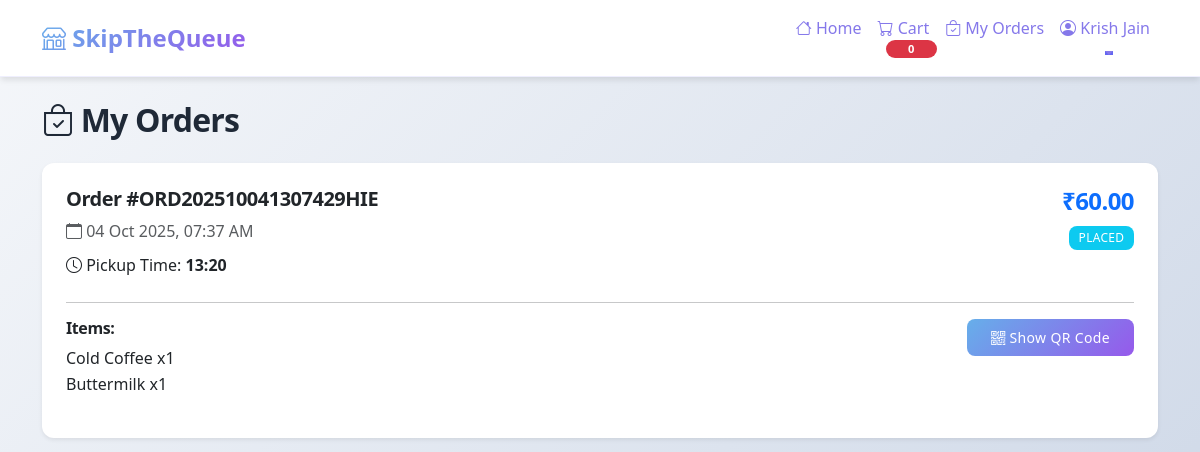
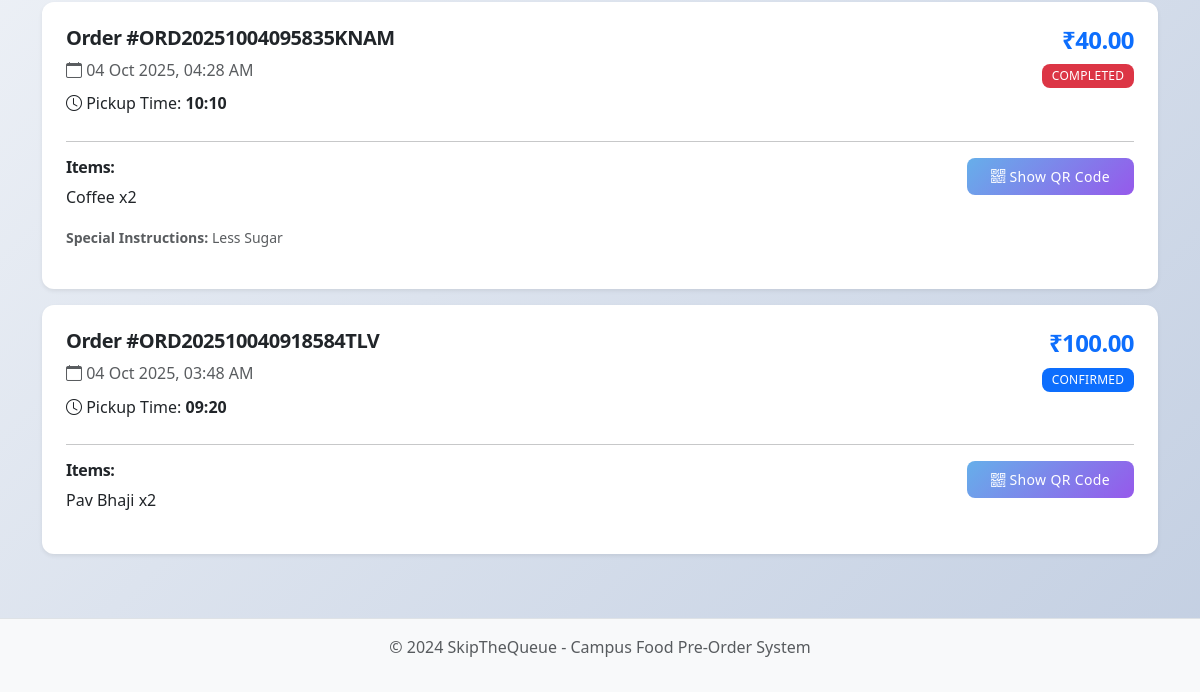
Page /student/my-orders (signed in) on the earlier database version (2 pictures, top to bottom).
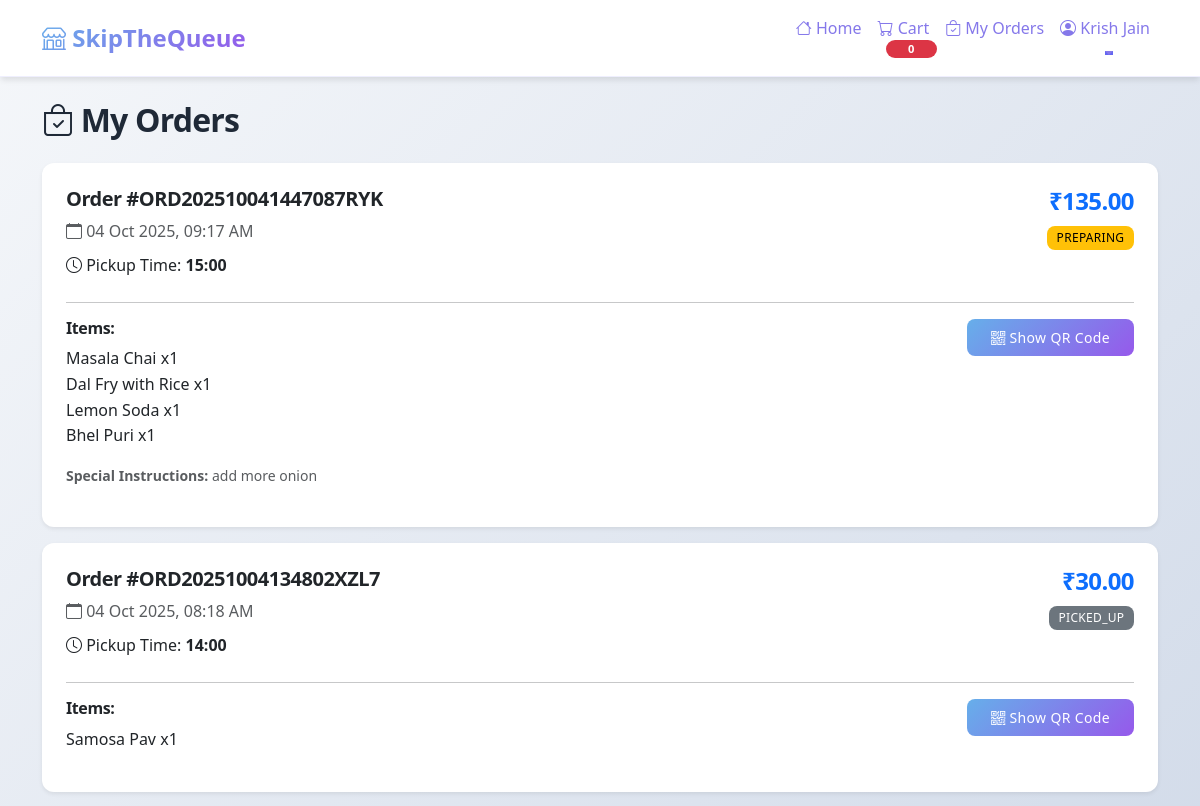
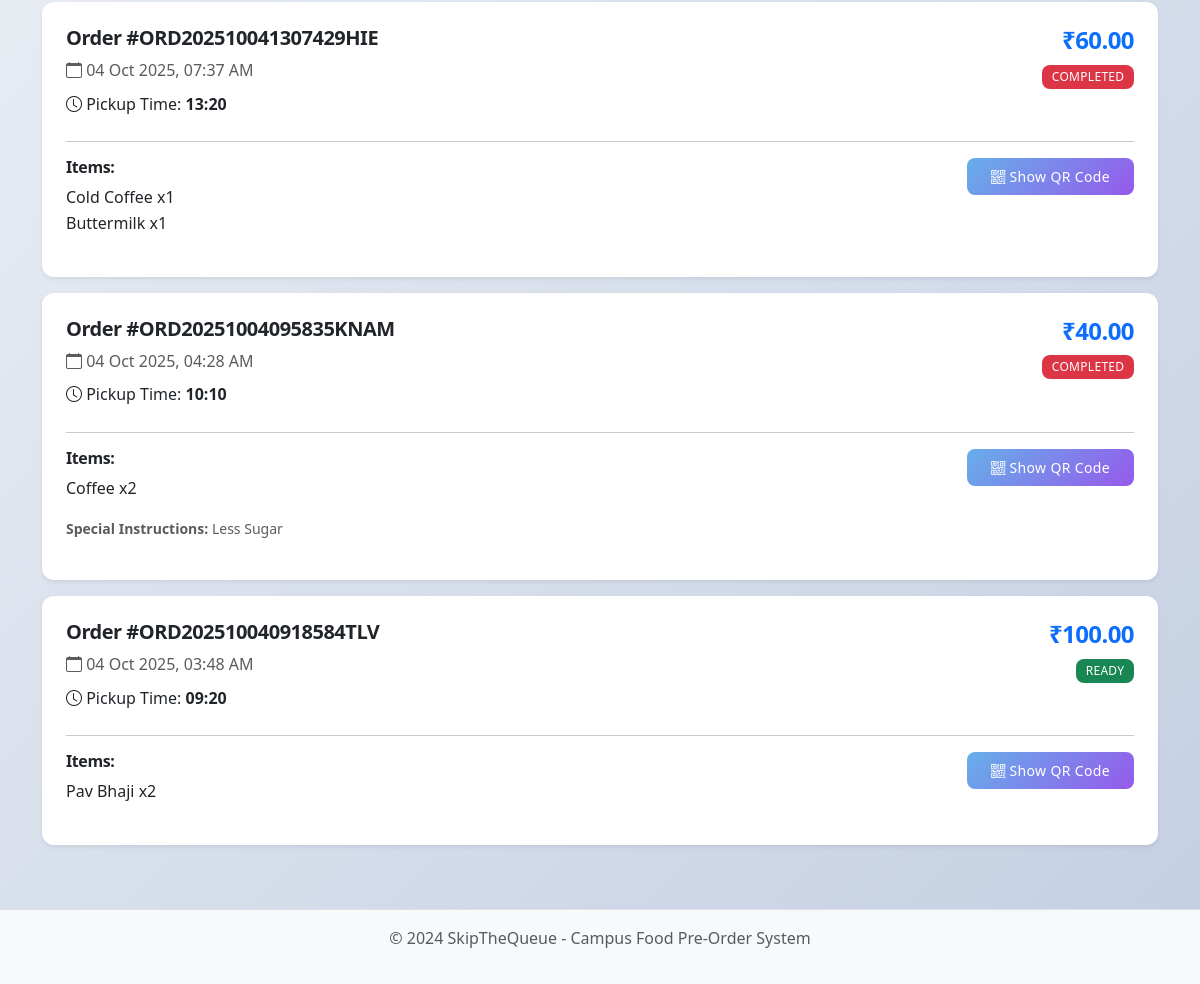
Same page on the later database version (2 pictures, top to bottom).
### models.py (models this page shows, shortened)
class User(UserMixin, db.Model):
    id = db.Column(db.Integer, primary_key=True)
    email = db.Column(db.String(120), unique=True, nullable=False)
    password_hash = db.Column(db.String(255), nullable=False)
    full_name = db.Column(db.String(100), nullable=False)
    phone = db.Column(db.String(15), nullable=False)
    role = db.Column(db.String(20), default='student')  # 'student' or 'vendor'
    slot_config = db.Column(db.Text)  # JSON for vendor slot management
    created_at = db.Column(db.DateTime, default=datetime.utcnow)
    orders = db.relationship('Order', backref='customer', lazy=True, foreign_keys='Order.student_id')
    vendor_orders = db.relationship('Order', backref='vendor_user', lazy=True, foreign_keys='Order.vendor_id')
    menu_items = db.relationship('MenuItem', backref='vendor', lazy=True)

class Order(db.Model):
    id = db.Column(db.Integer, primary_key=True)
    order_number = db.Column(db.String(20), unique=True, nullable=False)
    student_id = db.Column(db.Integer, db.ForeignKey('user.id'), nullable=False)
    vendor_id = db.Column(db.Integer, db.ForeignKey('user.id'), nullable=False)
    total_amount = db.Column(db.Float, nullable=False)
    payment_method = db.Column(db.String(20), nullable=False)  # 'online' or 'cod'
    payment_status = db.Column(db.String(20), default='pending')  # 'pending', 'paid', 'failed'
    order_status = db.Column(db.String(30), default='placed')  # 'placed', 'confirmed', 'preparing', 'ready', 'picked_up', 'cancelled'
    pickup_time = db.Column(db.String(10), nullable=False)
    special_instructions = db.Column(db.Text)
    qr_code_path = db.Column(db.String(200))
    razorpay_order_id = db.Column(db.String(100))
    razorpay_payment_id = db.Column(db.String(100))
    created_at = db.Column(db.DateTime, default=datetime.utcnow)
    updated_at = db.Column(db.DateTime, default=datetime.utcnow, onupdate=datetime.utcnow)
    picked_up_at = db.Column(db.DateTime)
    order_items = db.relationship('OrderItem', backref='order', lazy=True, cascade='all, delete-orphan')

class OrderItem(db.Model):
    id = db.Column(db.Integer, primary_key=True)
    order_id = db.Column(db.Integer, db.ForeignKey('order.id'), nullable=False)
    menu_item_id = db.Column(db.Integer, db.ForeignKey('menu_item.id'), nullable=False)
    quantity = db.Column(db.Integer, nullable=False)
    price = db.Column(db.Float, nullable=False)
    created_at = db.Column(db.DateTime, default=datetime.utcnow)

class MenuItem(db.Model):
    id = db.Column(db.Integer, primary_key=True)
    name = db.Column(db.String(100), nullable=False)
    description = db.Column(db.String(300))
    price = db.Column(db.Float, nullable=False)
    category_id = db.Column(db.Integer, db.ForeignKey('category.id'), nullable=False)
    vendor_id = db.Column(db.Integer, db.ForeignKey('user.id'), nullable=False)
    is_available = db.Column(db.Boolean, default=True)
    stock_threshold = db.Column(db.Integer, default=10)  # Low stock alert threshold
    image_url = db.Column(db.String(200))
    created_at = db.Column(db.DateTime, default=datetime.utcnow)
    order_items = db.relationship('OrderItem', backref='menu_item', lazy=True)

### app.py (the view)
@app.route('/student/my-orders')
@login_required
@role_required('student')
def my_orders():
    orders = Order.query.filter_by(student_id=current_user.id).order_by(Order.created_at.desc()).all()
    return render_template('student/my_orders.html', orders=orders)

### app.py (called while the page is built)
@login_manager.user_loader
def load_user(user_id):
    return User.query.get(int(user_id))

def role_required(role):
    def decorator(f):
        @wraps(f)
        def decorated_function(*args, **kwargs):
            if not current_user.is_authenticated or current_user.role != role:
                flash('Access denied. You do not have permission to view this page.', 'danger')
                return redirect(url_for('login'))
            return f(*args, **kwargs)
        return decorated_function
    return decorator

### templates/student/my_orders.html (shortened to what this page needs)
{% extends "base.html" %}
{% block content %}
<h2 class="mb-4"><i class="bi bi-bag-check"></i> My Orders</h2>
{% if orders %}
<div class="row">
    {% for order in orders %}
    <div class="col-12 mb-3">
        <div class="card shadow-sm">
            <div class="card-body">
                <div class="d-flex justify-content-between align-items-start">
                    <div>
                        <h5>Order #{{ order.order_number }}</h5>
                        <p class="text-muted mb-2">
                            <i class="bi bi-calendar"></i> {{ order.created_at.strftime('%d %b %Y, %I:%M %p') }}
                        </p>
                        <p class="mb-2">
                            <i class="bi bi-clock"></i> Pickup Time: <strong>{{ order.pickup_time }}</strong>
                        </p>
                    </div>
                    <div class="text-end">
                        <h4 class="text-primary">₹{{ "%.2f"|format(order.total_amount) }}</h4>
                        <span class="badge
                            {% if order.order_status == 'placed' %}bg-info
                            {% elif order.order_status == 'confirmed' %}bg-primary
                            {% elif order.order_status == 'preparing' %}bg-warning
                            {% elif order.order_status == 'ready' %}bg-success
                            {% elif order.order_status == 'picked_up' %}bg-secondary
                            {% else %}bg-danger{% endif %}">
                            {{ order.order_status|upper }}
                        </span>
                    </div>
                </div>
                <hr>
                <div class="row">
                    <div class="col-md-8">
                        <h6>Items:</h6>
                        <ul class="list-unstyled">
                            {% for item in order.order_items %}
                            <li>{{ item.menu_item.name }} x{{ item.quantity }}</li>
                            {% endfor %}
                        </ul>
                        {% if order.special_instructions %}
                        <p class="text-muted small">
                            <strong>Special Instructions:</strong> {{ order.special_instructions }}
                        </p>
                        {% endif %}
                    </div>
                    <div class="col-md-4 text-end">
                        {% if order.qr_code_path %}
                        <button class="btn btn-sm btn-primary" data-bs-toggle="modal"
                                data-bs-target="#qrModal{{ order.id }}">
                            <i class="bi bi-qr-code"></i> Show QR Code
                        </button>
                        {% endif %}
                    </div>
                </div>
            </div>
        </div>
    </div>
    {% endfor %}
</div>
{% endif %}
{% endblock %}

### templates/base.html (shortened to what this page needs)
<!DOCTYPE html>
<html lang="en">
<head>
    <link href="https://cdn.jsdelivr.net/npm/bootstrap@5.3.0/dist/css/bootstrap.min.css" rel="stylesheet">
    <link rel="stylesheet" href="https://cdn.jsdelivr.net/npm/bootstrap-icons@1.11.0/font/bootstrap-icons.css">
    <link rel="stylesheet" href="{{ url_for('static', filename='css/style.css') }}">
</head>
<body>
    <nav class="navbar navbar-expand-lg navbar-dark bg-primary">
        <div class="container">
            <a class="navbar-brand" href="{{ url_for('index') }}">
                <i class="bi bi-shop"></i> SkipTheQueue
            </a>
            <div class="collapse navbar-collapse" id="navbarNav">
                <ul class="navbar-nav ms-auto">
                    {% if current_user.is_authenticated %}
                        {% if current_user.role == 'student' %}
                            <li class="nav-item">
                                <a class="nav-link" href="{{ url_for('student_home') }}">
                                    <i class="bi bi-house"></i> Home
                                </a>
                            </li>
                            <li class="nav-item">
                                <a class="nav-link" href="{{ url_for('view_cart') }}">
                                    <i class="bi bi-cart"></i> Cart
                                    <span class="badge bg-danger" id="cart-count">0</span>
                                </a>
                            </li>
                            <li class="nav-item">
                                <a class="nav-link" href="{{ url_for('my_orders') }}">
                                    <i class="bi bi-bag-check"></i> My Orders
                                </a>
                            </li>
                        {% endif %}
                        <li class="nav-item dropdown">
                            <a class="nav-link dropdown-toggle" href="#" role="button" data-bs-toggle="dropdown">
                                <i class="bi bi-person-circle"></i> {{ current_user.full_name }}
                            </a>
                        </li>
                    {% endif %}
                </ul>
            </div>
        </div>
    </nav>
    <div class="container mt-4">
        {% block content %}{% endblock %}
    </div>
    <footer class="bg-light text-center text-muted py-3 mt-5">
        <div class="container">
            <p>&copy; 2024 SkipTheQueue - Campus Food Pre-Order System</p>
        </div>
    </footer>
</body>
</html>

### static/css/style.css (style rules this page uses)
:root { --primary: #6366f1; --primary-dark: #4f46e5; --secondary: #8b5cf6; --success: #10b981; --warning: #f59e0b; --danger: #ef4444; --info: #3b82f6; --dark: #1f2937; --light: #f9fafb; --gradient-1: linear-gradient(135deg, #66afea 0%, #9659eb 100%); --gradient-2: linear-gradient(135deg, #f093fb 0%, #f5576c 100%); --gradient-3: linear-gradient(135deg, #4facfe 0%, #00f2fe 100%); --shadow-sm: 0 1px 2px 0 rgba(0, 0, 0, 0.05); --shadow: 0 4px 6px -1px rgba(0, 0, 0, 0.1); --shadow-lg: 0 10px 15px -3px rgba(0, 0, 0, 0.1); --shadow-xl: 0 20px 25px -5px rgba(0, 0, 0, 0.1); }
* { margin: 0; padding: 0; box-sizing: border-box; }
body { font-family: 'Inter', 'Segoe UI', system-ui, -apple-system, sans-serif; background: linear-gradient(135deg, #f5f7fa 0%, #c3cfe2 100%); min-height: 100vh; display: flex; flex-direction: column; color: var(--dark); line-height: 1.6; }
.container { flex: 1; }
h1, h2, h3, h4, h5, h6 { font-weight: 700; letter-spacing: -0.025em; margin-bottom: 0.5rem; }
h2 { font-size: 2rem; }
h4 { font-size: 1.5rem; }
.navbar { background: #ffffff !important; backdrop-filter: blur(10px); box-shadow: var(--shadow); border-bottom: 1px solid rgba(99, 102, 241, 0.1); }
.navbar-brand { font-weight: 1000; font-size: 1.5rem; background: var(--gradient-1); -webkit-background-clip: text; -webkit-text-fill-color: transparent; background-clip: text; }
.nav-link { font-weight: 500; transition: all 0.3s ease; position: relative; color: #8578ea; }
.nav-link::after { content: ''; position: absolute; bottom: -5px; left: 50%; width: 0; height: 2px; background: var(--primary); transition: all 0.3s ease; transform: translateX(-50%); }
#cart-count { position: absolute; top: -8px; right: -8px; background: var(--danger); color: white; font-size: 0.7rem; min-width: 18px; height: 18px; border-radius: 9px; display: flex; align-items: center; justify-content: center; font-weight: 600; }
.card { border: none; border-radius: 16px; box-shadow: var(--shadow); transition: all 0.4s cubic-bezier(0.175, 0.885, 0.32, 1.275); overflow: hidden; background: white; }
.card::before { content: ''; position: absolute; top: 0; left: 0; right: 0; height: 4px; background: var(--gradient-1); transform: scaleX(0); transition: transform 0.3s ease; }
.card-body { padding: 1.75rem; }
.btn { border-radius: 12px; padding: 0.75rem 1.75rem; font-weight: 600; letter-spacing: 0.025em; transition: all 0.3s ease; border: none; position: relative; overflow: hidden; }
.btn::before { content: ''; position: absolute; top: 50%; left: 50%; width: 0; height: 0; border-radius: 50%; background: rgba(255, 255, 255, 0.3); transform: translate(-50%, -50%); transition: width 0.6s, height 0.6s; }
.btn-primary { background: var(--gradient-1); border: none; }
.btn-sm { padding: 0.5rem 1rem; font-size: 0.875rem; }
.badge { padding: 0.5em 1em; font-weight: 600; border-radius: 8px; letter-spacing: 0.025em; }
footer { margin-top: auto; background: white; border-top: 1px solid rgba(99, 102, 241, 0.1); padding: 2rem 0; }
.shadow-sm { box-shadow: var(--shadow-sm); }
body { font-family: 'Segoe UI', Tahoma, Geneva, Verdana, sans-serif; background-color: #f8f9fa; min-height: 100vh; display: flex; flex-direction: column; }
.navbar-brand { font-weight: 600; font-size: 1.5rem; }
#cart-count { position: relative; top: -2px; }
.card { border: none; border-radius: 12px; transition: transform 0.3s ease, box-shadow 0.3s ease; }
.card-body { padding: 1.5rem; }
.btn { border-radius: 8px; padding: 0.5rem 1.5rem; font-weight: 500; transition: all 0.3s ease; }
footer { margin-top: auto; border-top: 1px solid #dee2e6; }
.badge { padding: 0.5em 0.8em; font-weight: 500; }
.card { animation: fadeIn 0.5s ease; }
.badge.bg-warning { background-color: #ffc107 !important; color: #000; }
.text-primary { color: #0d6efd !important; }

Differences in the rows shown:
added Order: order_number "ORD202510041447087RYK", created_at "04 Oct 2025, 09:17 AM", pickup_time "15:00", total_amount "135.00", order_status "PREPARING", special_instructions "add more onion"
added OrderItem: menu_item.name "Masala Chai", quantity "1", shown under "ORD202510041447087RYK"
added OrderItem: menu_item.name "Dal Fry with Rice", quantity "1", shown under "ORD202510041447087RYK"
added OrderItem: menu_item.name "Lemon Soda", quantity "1", shown under "ORD202510041447087RYK"
added OrderItem: menu_item.name "Bhel Puri", quantity "1", shown under "ORD202510041447087RYK"
added Order: order_number "ORD20251004134802XZL7", created_at "04 Oct 2025, 08:18 AM", pickup_time "14:00", total_amount "30.00", order_status "PICKED_UP"
added OrderItem: menu_item.name "Samosa Pav", quantity "1", shown under "ORD20251004134802XZL7"
changed Order "ORD202510041307429HIE": order_status "PLACED" → "COMPLETED"
changed Order "ORD202510040918584TLV": order_status "CONFIRMED" → "READY"
